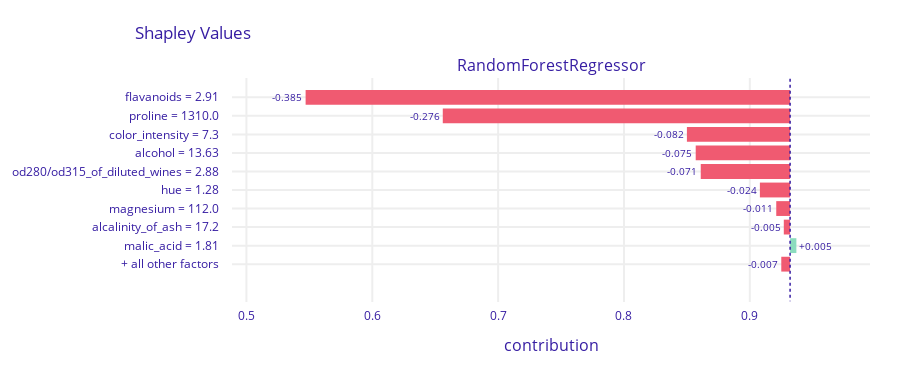

Source (notebook cell):
### Markdown cell above
SHAP values are equivalents of Shapley values for the predictive models. It estimates the effect of a particular value of a particular feature for a prediction of a considered row. It's also done by replacing this value with proper sampling and replacing this value and measuring the effect on the prediction.

### Code cell
exp.predict_parts(x.iloc[15], type='shap').plot()

### Figure 1 — Plotly figure (JSON) as saved in the notebook; plotly's stock layout.template omitted (floating-point values rounded to 4 significant figures)
{"data": [{"base": 0.932, "hoverinfo": "text", "hoverlabel": {"bgcolor": "rgba(0,0,0,0.8)"}, "hovertext": ["Average response: 0.932<br>Prediction: 0.0<br>flavanoids = 2.91<br>decreases average response <br>by 0.385", "Average response: 0.932<br>Prediction: 0.0<br>proline = 1310.0<br>decreases average response <br>by 0.276", "Average response: 0.932<br>Prediction: 0.0<br>color_intensity = 7.3<br>decreases average response <br>by 0.082", "Average response: 0.932<br>Prediction: 0.0<br>alcohol = 13.63<br>decreases average response <br>by 0.075", "Average response: 0.932<br>Prediction: 0.0<br>od280/od315_of_diluted_wines = 2.88<br>decreases average response <br>by 0.071", "Average response: 0.932<br>Prediction: 0.0<br>hue = 1.28<br>decreases average response <br>by 0.024", "Average response: 0.932<br>Prediction: 0.0<br>magnesium = 112.0<br>decreases average response <br>by 0.011", "Average response: 0.932<br>Prediction: 0.0<br>alcalinity_of_ash = 17.2<br>decreases average response <br>by 0.005", "Average response: 0.932<br>Prediction: 0.0<br>malic_acid = 1.81<br>increases average response <br>by 0.005", "Average response: 0.932<br>Prediction: 0.0<br>+ all other factors<br>decreases average response <br>by 0.007"], "marker": {"color": ["#f05a71", "#f05a71", "#f05a71", "#f05a71", "#f05a71", "#f05a71", "#f05a71", "#f05a71", "#8bdcbe", "#f05a71"]}, "orientation": "h", "showlegend": false, "text": ["-0.385", "-0.276", "-0.082", "-0.075", "-0.071", "-0.024", "-0.011", "-0.005", "+0.005", "-0.007"], "textposition": "outside", "type": "bar", "x": [-0.385, -0.276, -0.082, -0.075, -0.071, -0.024, -0.011, -0.005, 0.005, -0.007], "xaxis": "x", "y": ["flavanoids = 2.91", "proline = 1310.0", "color_intensity = 7.3", "alcohol = 13.63", "od280/od315_of_diluted_wines = 2.88", "hue = 1.28", "magnesium = 112.0", "alcalinity_of_ash = 17.2", "malic_acid = 1.81", "+ all other factors"], "yaxis": "y"}], "layout": {"annotations": [{"font": {"size": 16}, "showarrow": false, "text": "RandomForestRegressor", "x": 0.5, "xanchor": "center", "xref": "paper", "y": 1, "yanchor": "bottom", "yref": "paper"}, {"font": {"size": 16}, "showarrow": false, "text": "contribution", "x": 0.5, "xanchor": "center", "xref": "paper", "y": 0, "yanchor": "top", "yref": "paper", "yshift": -30}], "font": {"color": "#371ea3"}, "height": 373, "margin": {"b": 71, "r": 30, "t": 78}, "shapes": [{"line": {"color": "#371ea3", "dash": "dot", "width": 1.5}, "type": "line", "x0": 0.932, "x1": 0.932, "xref": "x", "y0": -1, "y1": 11, "yref": "y"}], "title": {"text": "Shapley Values", "x": 0.15}, "xaxis": {"anchor": "y", "automargin": true, "domain": [0, 1], "fixedrange": true, "gridwidth": 2, "range": [0.4885, 0.9955], "tickcolor": "white", "ticklen": 3, "ticks": "outside", "type": "linear", "zeroline": false}, "yaxis": {"anchor": "x", "automargin": true, "autorange": "reversed", "domain": [0, 1], "fixedrange": true, "gridwidth": 2, "tickcolor": "white", "ticklen": 10, "ticks": "outside", "type": "category"}}}
